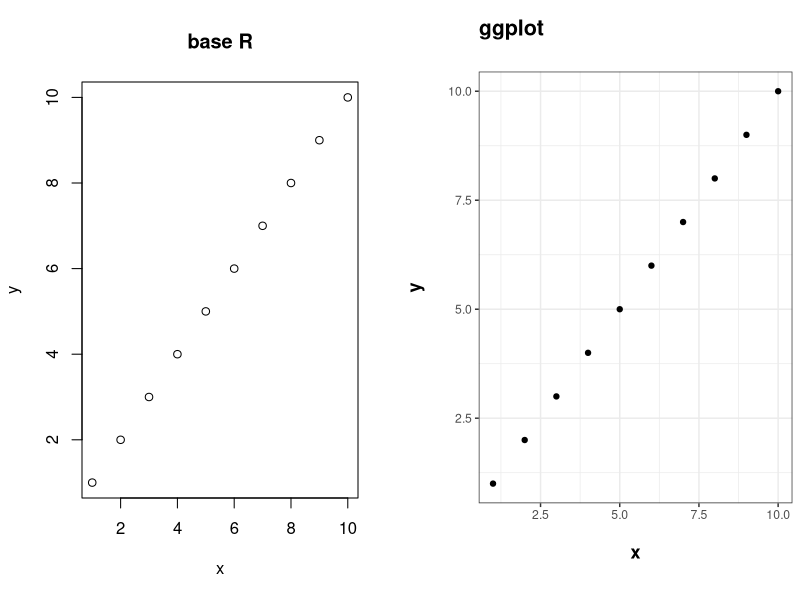

The R script that drew this image:
## ---- chunk 1
library(knitr)
opts_knit$set(base.dir='./', fig.path='', out.format='md')
opts_chunk$set(fig.align = "center", fig.width = 10, fig.height = 6)
## ---- chunk 2
1 + 1
## ---- chunk 3
a <- 1
b <- 1

a + b
## ---- chunk 4
par(mfrow = c(1, 2))

## base plot
plot(1:10, 1:10, xlab = "x", ylab = "y", main = "base R")

## same with ggplot2
library(ggplot2)
p <- ggplot(aes(x, y), data = data.frame(x = 1:10, y = 1:10)) + 
  geom_point() + 
  ggtitle("ggplot\n") + 
  labs(x = "\nx", y = "y\n") +
  theme_bw() + 
  theme(title = element_text(face = "bold", size = 13))

## arrange plots
library(grid)
vp1 <- viewport(x = .5, y = .05, width = .5, height = .93, 
                just = c("left", "bottom"))
pushViewport(vp1)
print(p, newpage = FALSE)
